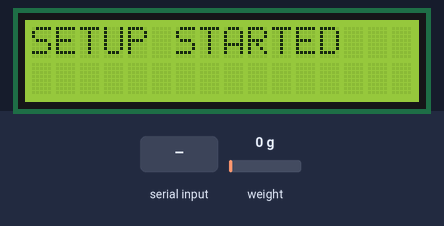
A sketch run on a simulated Arduino Uno, built with avr-gcc and run on an emulated ATmega328P. On the bench: 16×2 character LCD. The test bench sets the inputs (shaded band); at power-on: weight on the scale 0 g. What the sketch prints to the serial monitor is not drawn.

Above: at 0.1 s.
At 1.15 s:
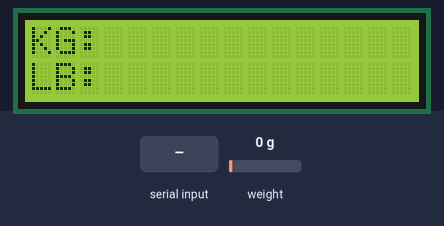
At 2.2 s:
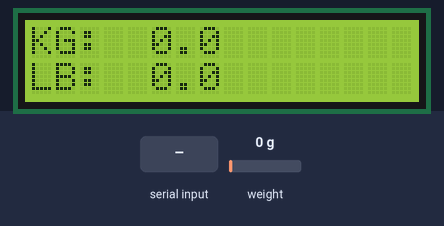
2.3 s: "s" received over Serial
5.3 s: weight on the scale set to 2 g
Timing chart, 0 to 8.3 s (numbered marks = the images above; inputs shaded):
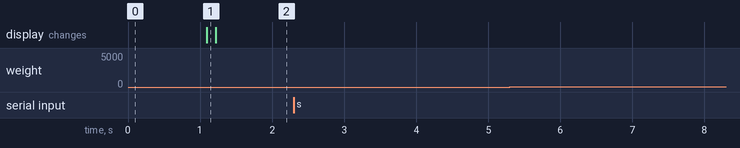

The sketch:

lab8.ino
```cpp
#include <HX711.h>
#include <Wire.h>
#include <LiquidCrystal_I2C.h>

#define LOADCELL_DOUT_PIN 4
#define LOADCELL_SCK_PIN 5

LiquidCrystal_I2C lcd(0x3f, 16, 2);

HX711 scale;
float calibration_factor = -21000;

void setup()
{
    Serial.begin(9600);
    lcd.begin();
    lcd.backlight();
    lcd.print("SETUP STARTED");

    scale.begin(LOADCELL_DOUT_PIN, LOADCELL_SCK_PIN);
    scale.set_scale();
    scale.tare(); // Reset the scale to 0

    lcd.clear();
    lcd.setCursor(0, 0);
    lcd.print("KG:  ");
    lcd.setCursor(0, 1);
    lcd.print("LB:  ");
}

float cull(float x)
{
    if (x < 0)
    {
        return 0;
    }
    else
    {
        return x;
    }
}

void printLCD(float kg)
{
    if (kg < 40)
    {
        lcd.setCursor(5, 0);
        lcd.print("           ");
        lcd.setCursor(5, 0);
        lcd.print(kg, 1);
    }
    else
    {
        lcd.setCursor(5, 0);
        lcd.print("OVER 40 KG");
        lcd.setCursor(5, 1);
        lcd.print("           ");
    }
    if (kg < 40)
    {
        lcd.setCursor(5, 1);
        lcd.print("           ");
        lcd.setCursor(5, 1);
        lcd.print(kg * 2.2046, 1);
    }
}

void loop()
{
    Serial.print("Reading: ");
    float kg = scale.get_value() / calibration_factor;
    Serial.print(kg, 1);
    Serial.print(" ||| ");
    Serial.print(" calibration_factor: ");
    Serial.print(calibration_factor);
    Serial.println();

    printLCD(cull(kg));

    if (Serial.available())
    {
        char temp = Serial.read();
        if (temp == 's')
        {
            Serial.println("Resetting scale");
            scale.set_offset(scale.read_average(5));
            scale.tare();
        }
    }
    delay(300);
}
```

Measured:
- after the input at 2.3 s, every drawn part: stays the same
- after the input at 5.3 s, every drawn part: stays the same
